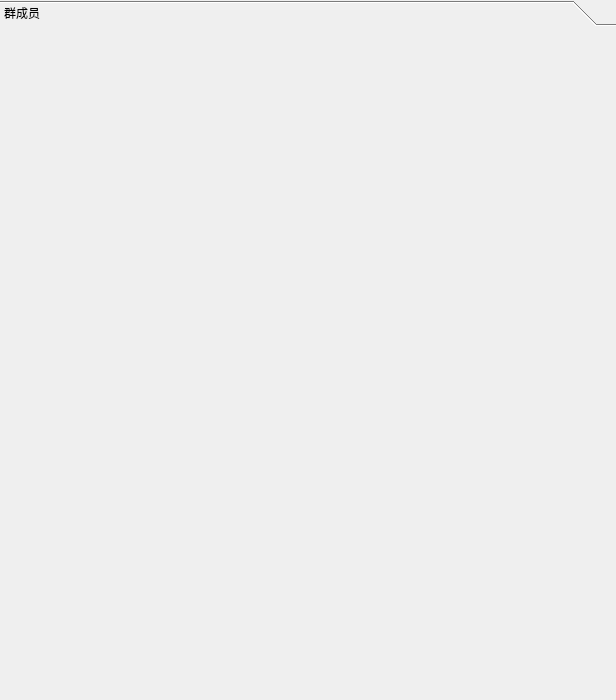
<?xml version="1.0" encoding="UTF-8"?>
<ui version="4.0">
 <class>Login</class>
 <widget class="QWidget" name="Login">
  <property name="geometry">
   <rect>
    <x>0</x>
    <y>0</y>
    <width>616</width>
    <height>700</height>
   </rect>
  </property>
  <property name="windowTitle">
   <string>Form</string>
  </property>
  <layout class="QGridLayout">
   <property name="leftMargin">
    <number>0</number>
   </property>
   <property name="topMargin">
    <number>0</number>
   </property>
   <property name="rightMargin">
    <number>0</number>
   </property>
   <property name="bottomMargin">
    <number>0</number>
   </property>
   <item row="0" column="0">
    <widget class="QToolBox" name="toolBox">
     <property name="minimumSize">
      <size>
       <width>0</width>
       <height>0</height>
      </size>
     </property>
     <property name="currentIndex">
      <number>0</number>
     </property>
     <widget class="QWidget" name="page">
      <property name="geometry">
       <rect>
        <x>0</x>
        <y>0</y>
        <width>616</width>
        <height>678</height>
       </rect>
      </property>
      <attribute name="label">
       <string>群成员</string>
      </attribute>
      <layout class="QVBoxLayout" name="vlayout"/>
     </widget>
    </widget>
   </item>
  </layout>
 </widget>
 <resources/>
 <connections/>
</ui>
